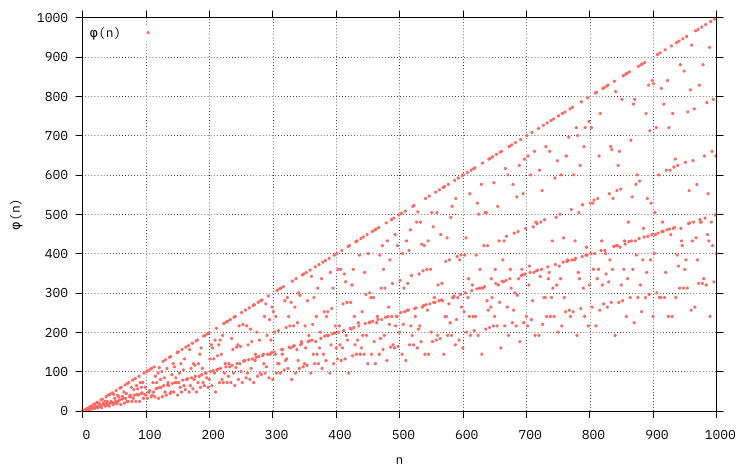

gnuplot code for this plot:
set encoding utf8
set terminal pdfcairo enhanced color dashed font "IBM Plex Mono, 14" rounded size 19 cm, 12 cm

set key off
set output 'totient.pdf'

set xlabel "n"
set ylabel "φ(n)"
set autoscale x
set yrange [0:1000]
set grid
set autoscale y
set xtics 0,100,1000
set tics out
set key left top

set xrange [0:1000]

plot "./totatives" using 1:2 with points pt 7 ps 0.25 lc "#FF6961" lw 2 title "φ(n)"
